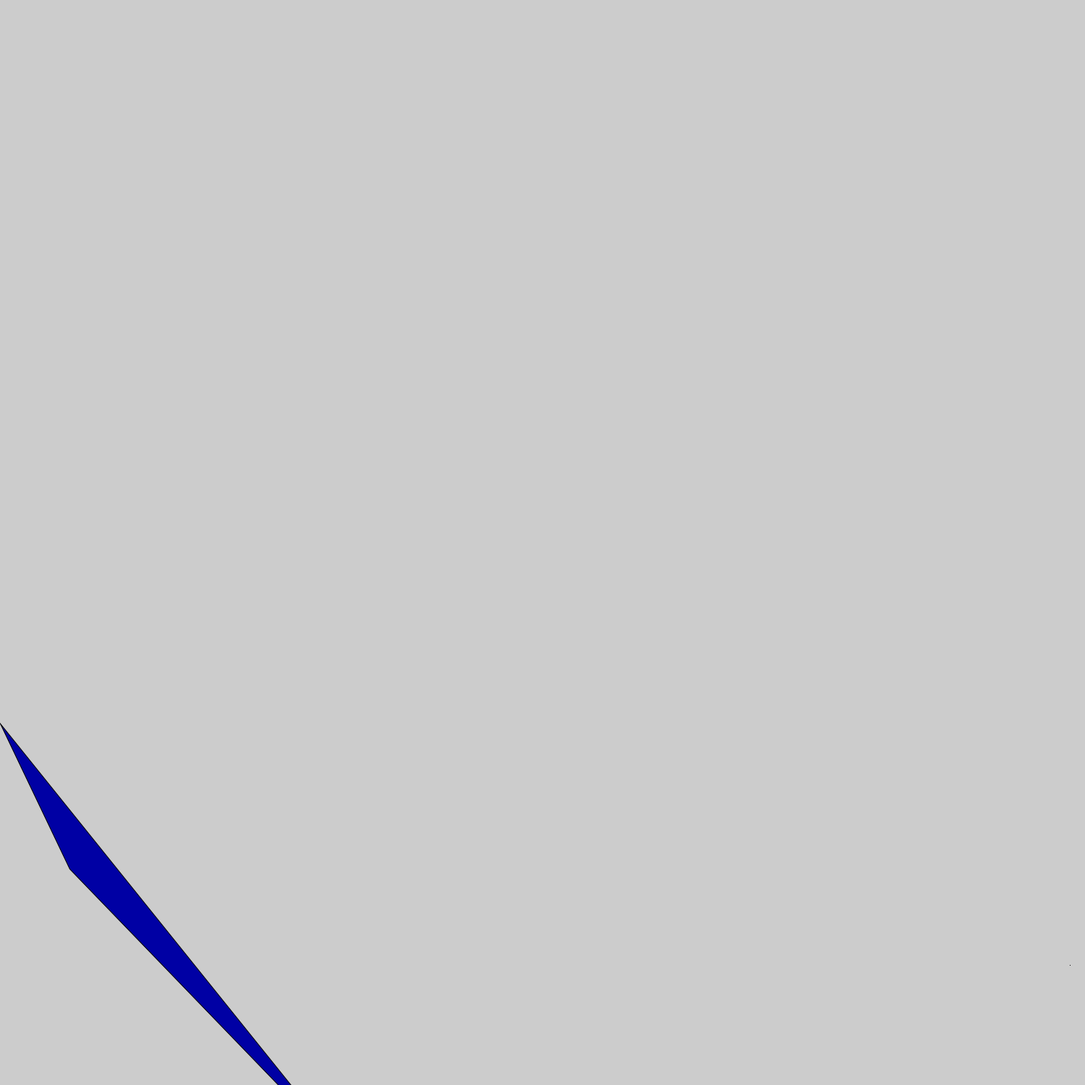
Frame 1 (no input)
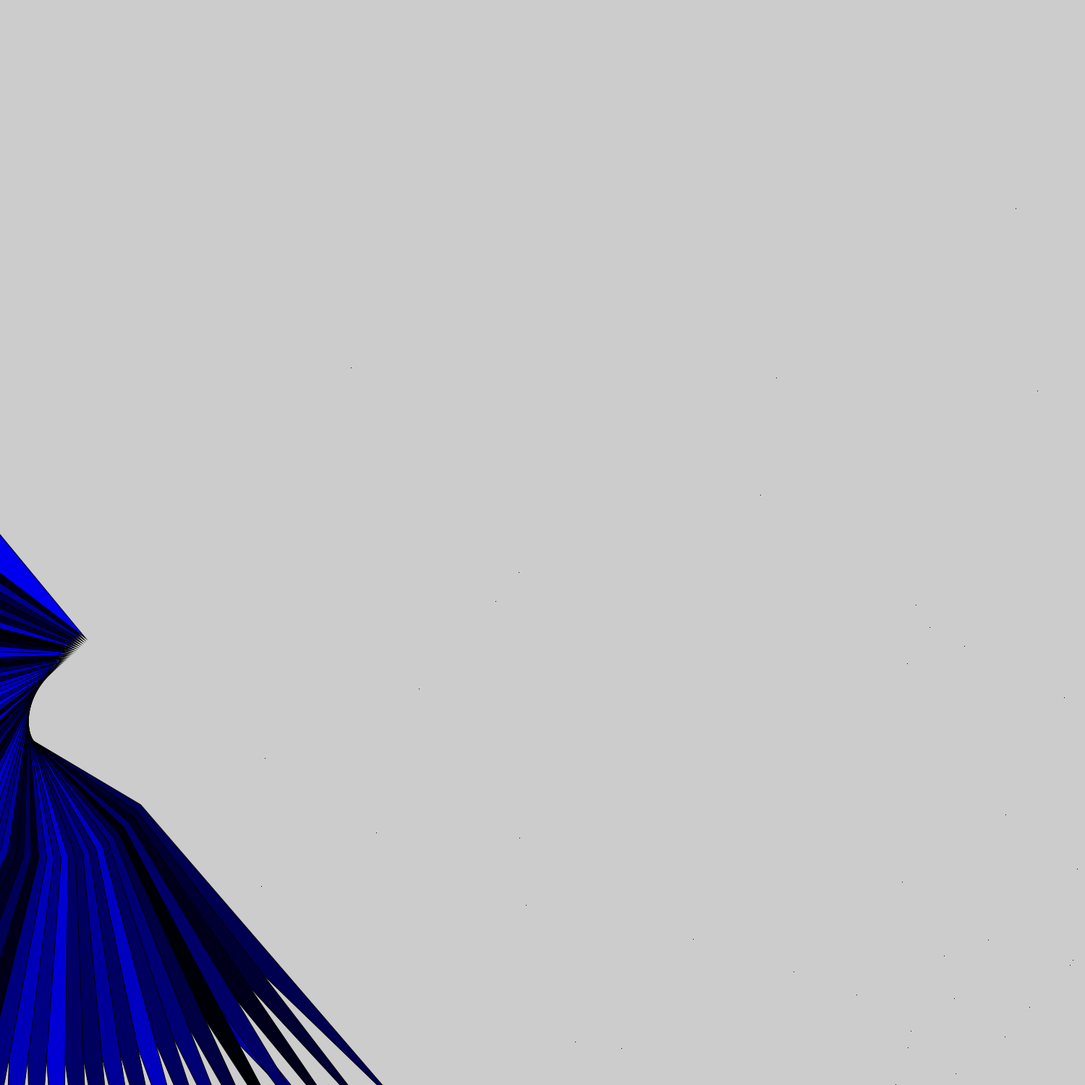
Frame 60 (the mouse pressed at the canvas centre just before this capture)
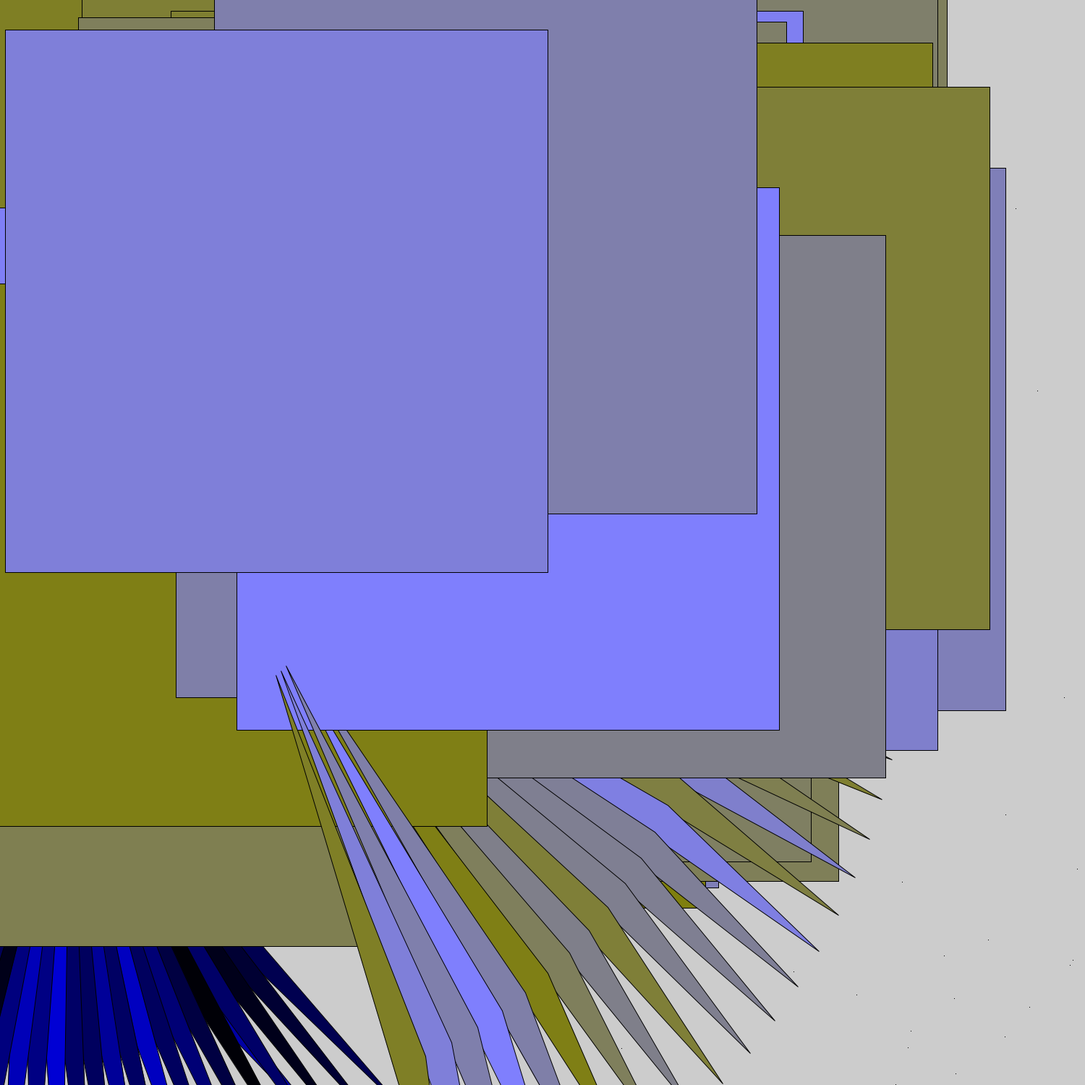
Frame 120 (the mouse held since frame 60 and released just before this capture)

The Processing sketch that drew these frames (run headless with seeded random() and noise(); from frame 60 on, the mouse is pressed at the canvas centre):

// Processing sketch: Assignment_4_1
// ── Assignment_4_1.pde
// milena correa
// code 1
// assignment 4.1

//variables
float angle = 1;
float x = 0;
float y = 1000;

float triangleY2 = 600;
float triangleX2 = 500;

float triangleY3 = 200;
float triangleX3 = 100;

void setup() {
  size(1500, 1500);
}

void draw() {
  
  //colors
  float r1 = map(mouseX, 0, width, 0, 255);
  float b1 = map(mouseX, 0, height, 0, 255);
  float g1 = random(0, 255);

  // to draw the rectangles
  pushMatrix();
  translate(dist(mouseX, mouseY, random(0, 1500), 
    random(0, 1500)), dist(mouseX, mouseY, random(0, 1500), random(0, 1500)));
  rectMode(CENTER);
  rect(0, 0, mouseX, mouseY);
  rotate(HALF_PI);
  popMatrix();

// draw the triangles
  pushMatrix();
  fill(r1, b1, g1);
  translate(x, y);
  rotate(radians(angle));
  angle = angle + 4;
  triangle(mouseX, mouseY, triangleX2, triangleY2, triangleX3, triangleY3);

  x = x + 2;
  y = y - 2;
  popMatrix();

//fun translations and rotations
  pushMatrix();
  triangleY2 = 500;
  triangleX2 = 600;
  triangleY3 = 100;
  triangleX3 = 200;

  pushMatrix();
  translate(100, 100);

  pushMatrix();
  rotate(radians(angle));
  angle = angle - QUARTER_PI;

  popMatrix();
  popMatrix();
  popMatrix();
}
